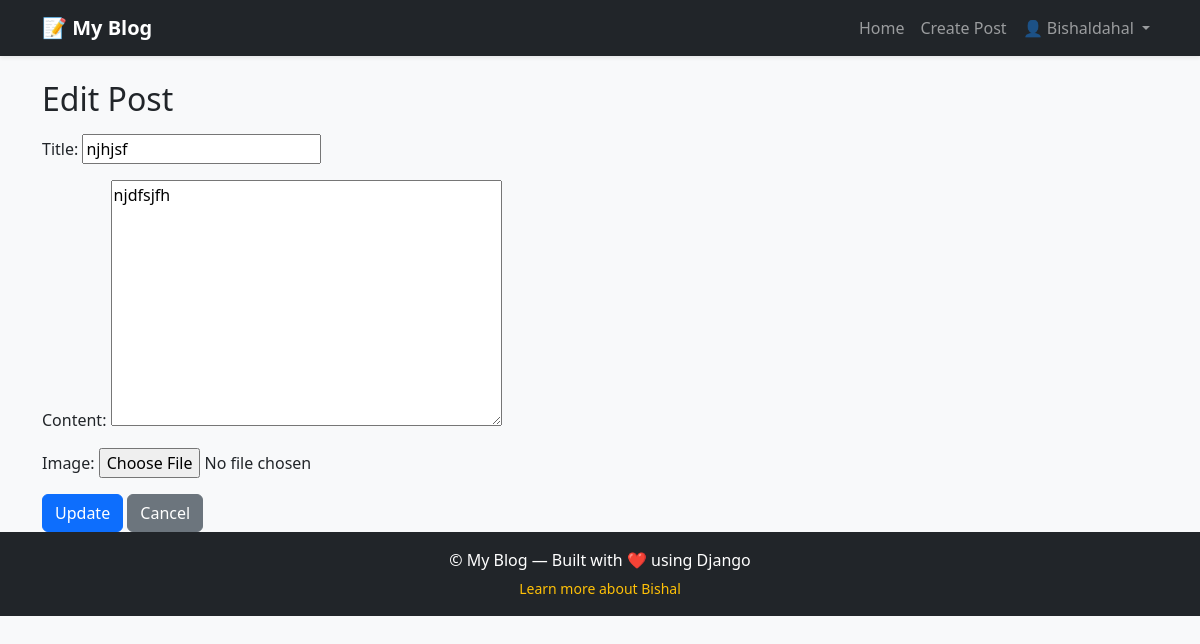
The app's page /post/13/update/ (signed in), older data.
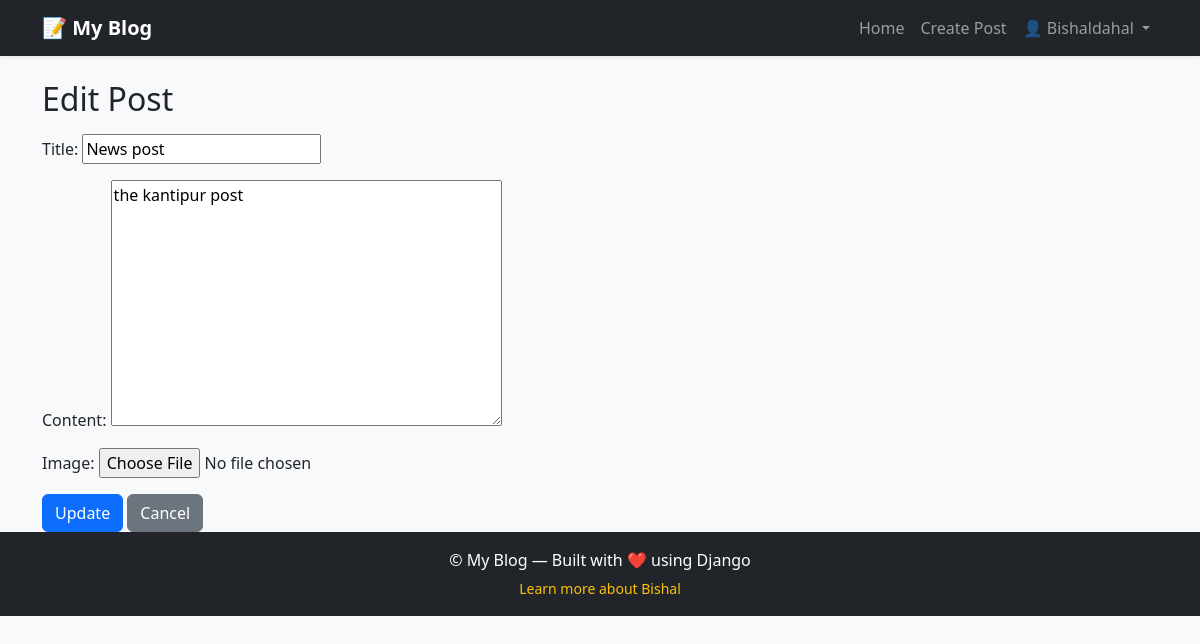
The same page, newer data.
### blog/models.py (models this page shows, shortened)
class Post(models.Model):
    author = models.ForeignKey(User, on_delete=models.CASCADE)
    title = models.CharField(max_length=100)
    content = models.TextField()
    image = models.ImageField(upload_to='posts/', blank=True, null=True)
    created_at = models.DateTimeField(auto_now_add=True)
    author = models.ForeignKey(User, on_delete=models.CASCADE)

### blog/views.py (the view)
# urls.py: path("post/<int:post_id>/update/", views.update_post, name= "update_post"),
@login_required
def update_post(request, post_id):
    post = get_object_or_404(Post, id=post_id)
    if post.author != request.user:
        return HttpResponse("you are not allowed to edit this post.", status=403)
    if request.method == 'POST':
        form = PostForm(request.POST, instance=post)
        if form.is_valid():
            form.save()
            return redirect('post_detail', post_id=post.id)
    else:
        form = PostForm(instance=post)
    return render(request, 'blog/update_post.html', {'form': form})

### blog/forms.py
class PostForm(forms.ModelForm):
    class Meta:
        model=Post
        fields = ['title', 'content', 'image']

### blog/templates/blog/update_post.html (shortened to what this page needs)
{% extends "layout.html" %}
{% block content %}
<h2>Edit Post</h2>
<form method="POST" enctype="multipart/form-data" class="mt-3">
  {{ form.as_p }}
  <button type="submit" class="btn btn-primary">Update</button>
  <a href="{% url 'post_list' %}" class="btn btn-secondary">Cancel</a>
</form>
{% endblock %}

Row changes from the older to the newer data that the page shows:
changed Post: title "njhjsf" → "News post"; content "njdfsjfh" → "the kantipur post"
